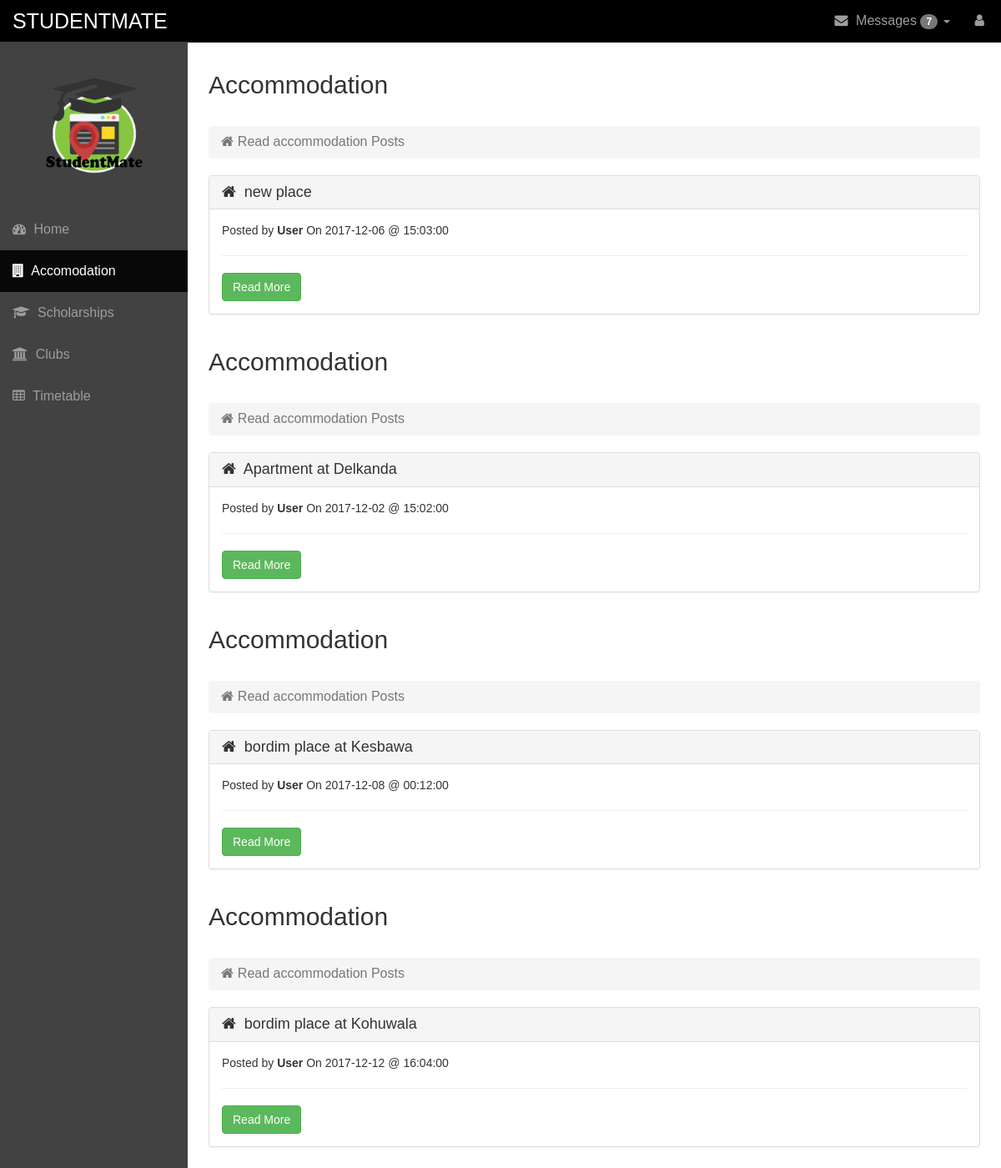
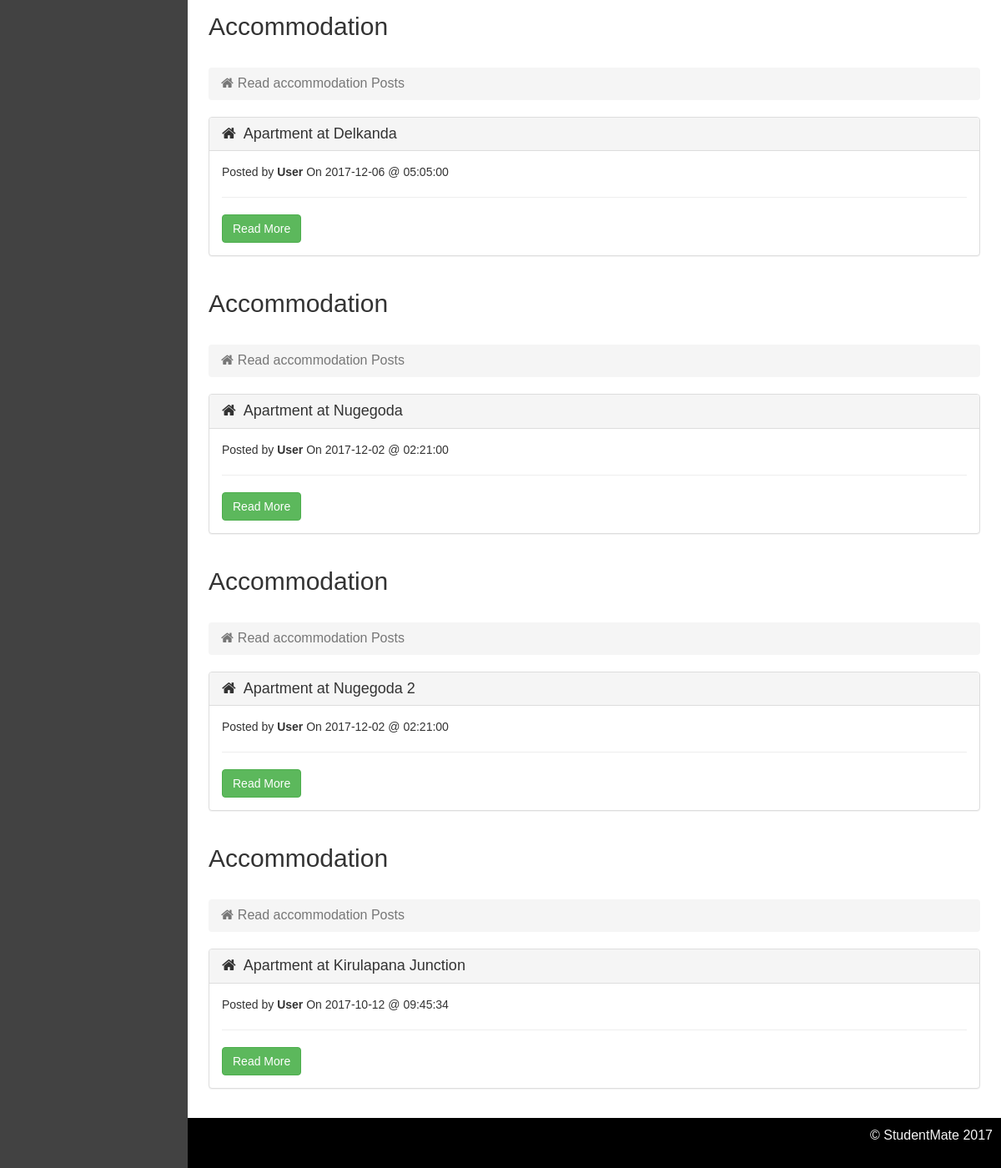
Screenshot of /index.php/user/userAccommodation with the database file from the repository (2 pictures, top to bottom).
### tables this page shows
CREATE TABLE `accommo` (
  `ac_id` int(10) NOT NULL,
  `ac_title` varchar(50) NOT NULL,
  `ac_content` varchar(500) NOT NULL,
  `ac_date` date NOT NULL,
  `ac_time` time NOT NULL,
  `ac_flag` int(1) NOT NULL DEFAULT '0'
);

### application/controllers/User.php (called while the page is built, shortened)
<?php
class User extends CI_Controller{
  public function userAccommodation() {
    $this->load->model('User_model');
    $accomos = $this->User_model->getAccomo();
    $this->load->view('pages/accommodation_page', ['accomos' => $accomos]);
  }
}

### index.php (called while the page is built, shortened)
<?php
require_once BASEPATH.'core/CodeIgniter.php';

### application/models/User_model.php (called while the page is built, shortened)
<?php
class User_model extends CI_Model {
    public function getAccomo() {
        $this->db->select('*');
        $this->db->from('accommo');
        $this->db->order_by('ac_id','DESC');
        $query = $this->db->get();
        return $query->result();
    }
}
?>

### application/views/pages/accommodation_page.php (the view, shortened to what this page needs)
<!DOCTYPE html>
<html>
    <head>
        <link rel="stylesheet" href="<?php echo base_url(); ?>assets/css/bootstrap.min.css">
        <link rel="stylesheet" href="<?php echo base_url(); ?>assets/css/home.css">
        <link href="assets/font-awesome/css/font-awesome.min.css" rel="stylesheet">
    </head>
  <body>
    <div id="wrapper">
        <nav class="navbar navbar-inverse navbar-fixed-top" role="navigation">
        <div class="navbar-header">
          <a class="navbar-brand" href="<?php echo site_url('User/userHome') ?>" style="font-size: 25px;">STUDENTMATE</a>
        </div>
        <div class="collapse navbar-collapse navbar-ex1-collapse">
          <ul class="nav navbar-nav side-nav">
              <img src="<?php echo base_url() ?>assets/images/logoNew.png" alt="logo" class="logo">
            <li><a href="<?php echo site_url("User/userHome") ?>"><i class="fa fa-dashboard"></i> Home</a></li>
            <li class="active"><a href="#"><i class="fa fa-building"></i> Accomodation</a></li>
            <li><a href="forms.html"><i class="fa fa-graduation-cap"></i> Scholarships</a></li>
            <li><a href="<?php echo site_url("User/userClubs") ?>"><i class="fa fa-university"></i> Clubs</a></li>
            <li><a href="bootstrap-elements.html"><i class="fa fa-table"></i> Timetable</a></li>
          </ul>
          <ul class="nav navbar-nav navbar-right navbar-user" style="color: black;">
            <li class="dropdown messages-dropdown">
              <a href="#" class="dropdown-toggle" data-toggle="dropdown"><i class="fa fa-envelope"></i> Messages <span class="badge">7</span> <b class="caret"></b></a>
            </li>
            <li class="dropdown user-dropdown">
            <a href="" class="dropdown-toggle" data-toggle="dropdown"><i class="fa fa-user"></i> <?php echo $_SESSION['username'];?> </a>
            </li>
          </ul>
        </div>
      </nav>
      <div id="page-wrapper">
        <div class="row">
          <?php if (count($accomos)): ?>
          <?php foreach ($accomos as $row): ?>
          <div class="col-lg-12">
            <h2>Accommodation</h2><br>
            <ol class="breadcrumb">
              <li class="active"><i class="fa fa-home"></i>Read accommodation Posts</li>
            </ol>
            <div class="panel panel-default">
              <div class="panel-heading">
                <h1 class="panel-title"><i class="fa fa-home"></i> <?php echo $row->ac_title; ?></h1>
              </div>
              <div class="panel-body">
                <p>Posted by <b>User</b> On <?php echo $row->ac_date; ?>
                  @ <?php echo $row->ac_time; ?><br>
                </p><hr>
                <a href="<?php echo base_url('Users/getAccomoPost/'.$row->ac_id) ?>"><button type='submit' class='btn btn-success'>Read More</button></a>
              </div>
            </div>
          </div>
          <?php endforeach; ?>
          <?php else: ?>
          <p style="margin-bottom: 50px;">No news posted</p>
          <?php endif ?>
        </div>
      </div>
    <footer>
        <p class="text-right">&copy StudentMate 2017</p>
    </footer>
  </body>
</html>

### assets/css/home.css (style rules this page uses)
body { margin-top: 50px; font-size: 16px; font-family: 'Source Sans Pro', sans-serif; }
#wrapper { padding-left: 0; }
#page-wrapper { width: 100%; padding: 5px 15px; min-height: 800px; }
footer { background-color: black; height: 60px; }
.text-right { padding-top: 10px; padding-right: 10px; color: whitesmoke; }
.fa { padding-right: 5px !important; }
.logo { width:200px; height:200px; margin: auto; display: block; margin-bottom: 40px; }
.panel-title { font-size: 18px !important ; text-align: justify; }
.panel-body p { font-size: 14px; }
@media (min-width:768px) { .panel-title { font-size: 16px; } }
@media (min-width:768px) { .logo { width:80px; height:80px; margin: auto; display: block; margin-bottom: 40px; } }
@media (min-width:768px) { #wrapper { padding-left: 225px; } }
@media (min-width:768px) { #page-wrapper { padding: 15px 25px; } }
@media (min-width:768px) { .logo { width:120px; height:120px; display: block; margin: auto; margin-bottom: 40px; } }
@media (min-width:768px) { .side-nav { padding-top: 40px; margin-left: -225px; left: 225px; width: 225px; position: fixed; top: 50px; height: 100%; border-radius: 0; border: none; background-color: #424242; overflow-y: auto; } }
@media (min-width:768px) { .side-nav>li>a { width: 225px; } }
@media (min-width:768px) { .navbar-inverse { background-color: black; } }
@media (min-width:768px) { .navbar-collapse { padding-left: 15px !important; padding-right: 15px !important; } }

### rows the page displays
accommo: ac_title "new place", ac_date "2017-12-06", ac_time "15:03:00"
accommo: ac_title "Apartment at Delkanda", ac_date "2017-12-02", ac_time "15:02:00"
accommo: ac_title "bordim place at Kesbawa", ac_date "2017-12-08", ac_time "00:12:00"
accommo: ac_title "bordim place at Kohuwala", ac_date "2017-12-12", ac_time "16:04:00"
accommo: ac_title "Apartment at Delkanda", ac_date "2017-12-06", ac_time "05:05:00"
accommo: ac_title "Apartment at Nugegoda", ac_date "2017-12-02", ac_time "02:21:00"
accommo: ac_title "Apartment at Nugegoda 2", ac_date "2017-12-02", ac_time "02:21:00"
accommo: ac_title "Apartment at Kirulapana Junction", ac_date "2017-10-12", ac_time "09:45:34"
